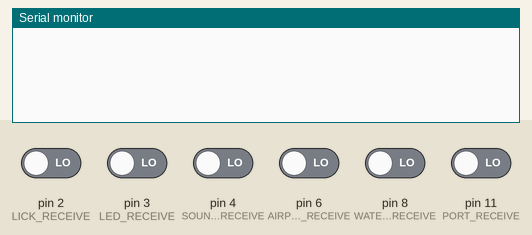
Bench run of a sketch on a simulated Arduino Uno, built with avr-gcc and run on an emulated ATmega328P. On the bench: the last lines printed to the serial monitor. The test bench sets the inputs (shaded band); at power-on: pin 2 (LICK_RECEIVE), pin 3 (LED_RECEIVE), pin 4 (SOUND_RECEIVE), pin 6 (AIRPUFF_RECEIVE), pin 8 (WATER_RECEIVE), pin 11 (PORT_RECEIVE) LOW.

Above: at 1.2 s.
1.3 s: pin 3 (LED_RECEIVE) driven HIGH
At 2.2 s:
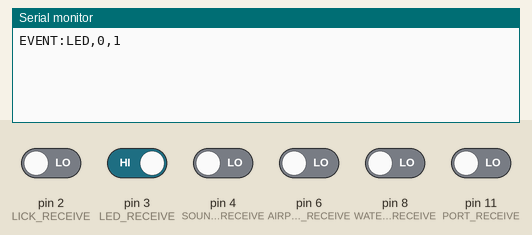
2.8 s: pin 2 (LICK_RECEIVE) driven HIGH
At 3.4 s:
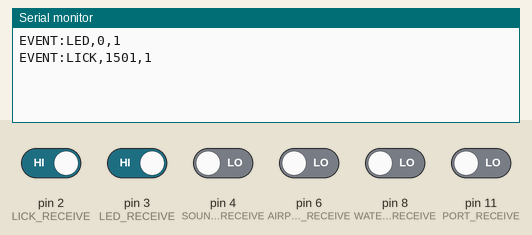
4.3 s: pin 4 (SOUND_RECEIVE) driven HIGH
At 5.5 s:
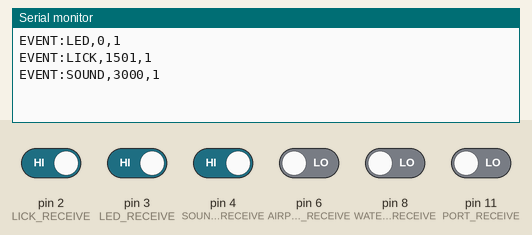
5.8 s: pin 6 (AIRPUFF_RECEIVE) driven HIGH
At 6.9 s:
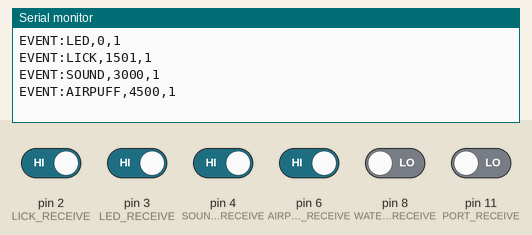
7.3 s: pin 8 (WATER_RECEIVE) driven HIGH
At 8.0 s:
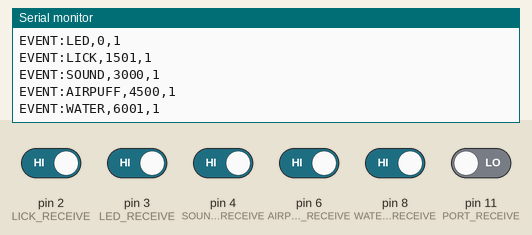
8.8 s: pin 11 (PORT_RECEIVE) driven HIGH
At 9.1 s:
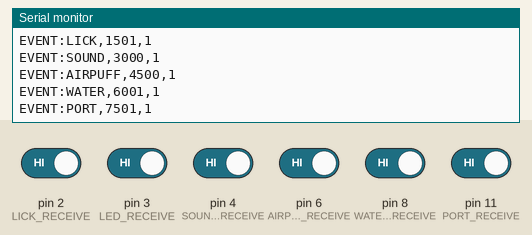

The sketch:

daq_ardu_directOutput.ino
```cpp
#include <Arduino.h>

// Pin assignments
const int LICK_RECEIVE    = 2;
const int LED_RECEIVE     = 3;
const int SOUND_RECEIVE   = 4;
const int PORT_RECEIVE    = 11;
const int WATER_RECEIVE   = 8;
const int AIRPUFF_RECEIVE = 6;

// State tracking
bool prevLICK, prevLED, prevSOUND, prevPORT, prevWATER, prevAIRPUFF;
bool recordingStarted = false;
unsigned long trialStartTime = 0;

void setup() {
  Serial.begin(9600);
  pinMode(LICK_RECEIVE, INPUT);
  pinMode(LED_RECEIVE, INPUT);
  pinMode(SOUND_RECEIVE, INPUT);
  pinMode(PORT_RECEIVE, INPUT);
  pinMode(WATER_RECEIVE, INPUT);
  pinMode(AIRPUFF_RECEIVE, INPUT);

  // Initialize previous states
  prevLICK    = digitalRead(LICK_RECEIVE);
  prevLED     = digitalRead(LED_RECEIVE);
  prevSOUND   = digitalRead(SOUND_RECEIVE);
  prevPORT    = digitalRead(PORT_RECEIVE);
  prevWATER   = digitalRead(WATER_RECEIVE);
  prevAIRPUFF = digitalRead(AIRPUFF_RECEIVE);
}

void loop() {
  detectChange("LICK", LICK_RECEIVE, prevLICK);
  detectChange("LED", LED_RECEIVE, prevLED);
  detectChange("SOUND", SOUND_RECEIVE, prevSOUND);
  detectChange("PORT", PORT_RECEIVE, prevPORT);
  detectChange("WATER", WATER_RECEIVE, prevWATER);
  detectChange("AIRPUFF", AIRPUFF_RECEIVE, prevAIRPUFF);
  delay(1);  // Sampling interval (1 ms)
}

void detectChange(const char* label, int pin, bool &prevState) {
  bool currState = digitalRead(pin);
  if (currState != prevState) {
    unsigned long now = millis();

    // If LED just turned on, mark trial start
    if (strcmp(label, "LED") == 0 && currState == HIGH) {
      trialStartTime = now;
      recordingStarted = true;
    }

    if (recordingStarted) {
      Serial.print("EVENT:");
      Serial.print(label);
      Serial.print(",");
      Serial.print(now - trialStartTime);  // Relative time from LED ON
      Serial.print(",");
      Serial.println(currState);
    }

    prevState = currState;
  }
}
```

Measured:
- after the input at 1.3 s, the serial monitor: prints a new line at once (image 1)
- after the input at 2.8 s, the serial monitor: prints a new line at once (image 2)
- after the input at 4.3 s, the serial monitor: prints a new line at once (image 3)
- after the input at 5.8 s, the serial monitor: prints a new line at once (image 4)
- after the input at 7.3 s, the serial monitor: prints a new line at once (image 5)
- after the input at 8.8 s, the serial monitor: prints a new line at once (image 6)
